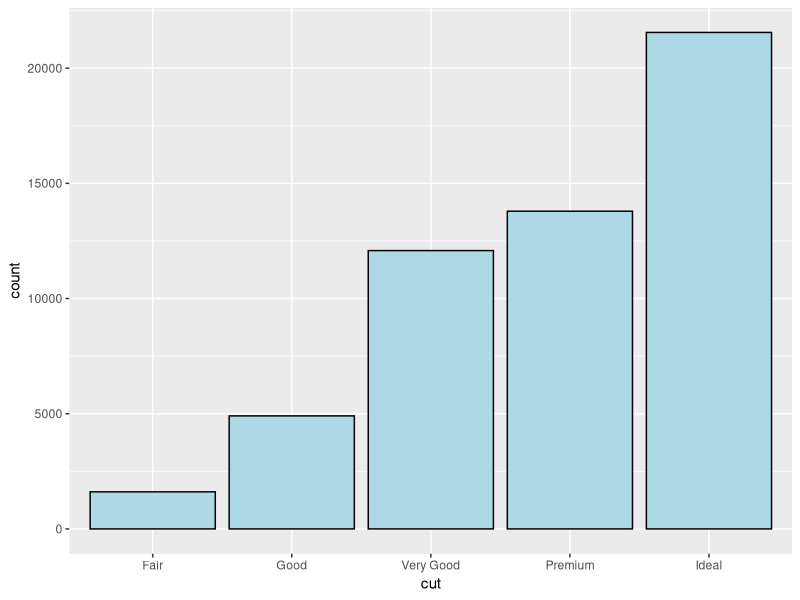
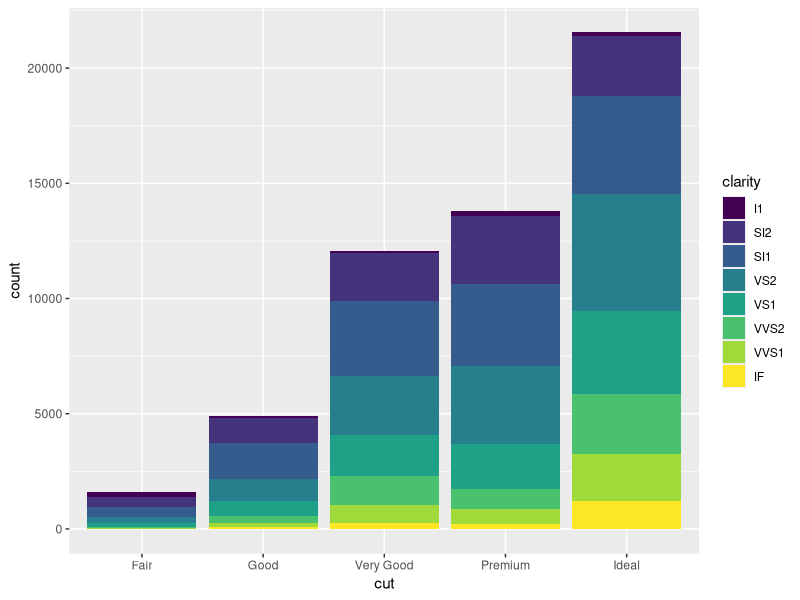
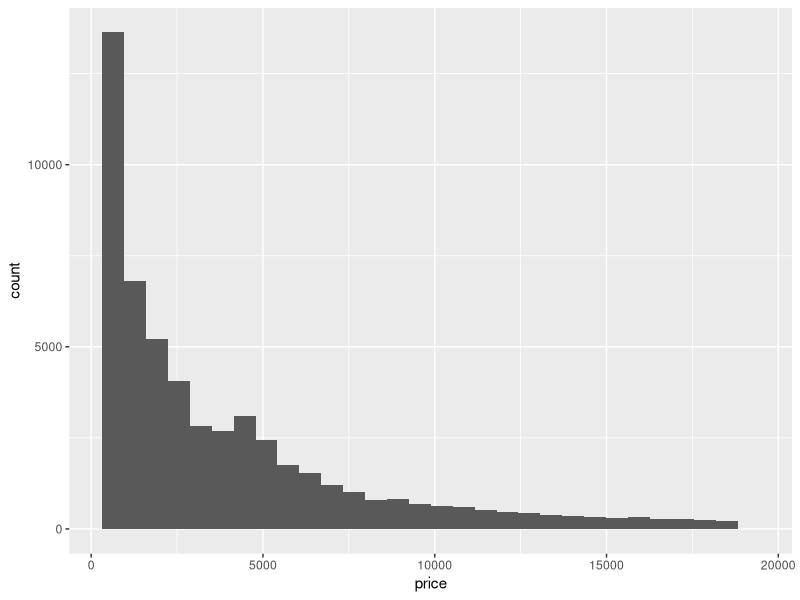
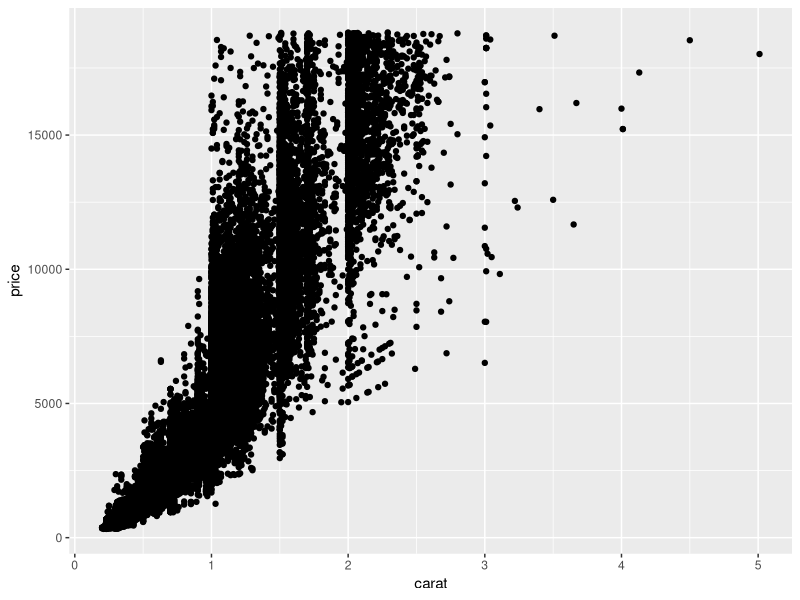
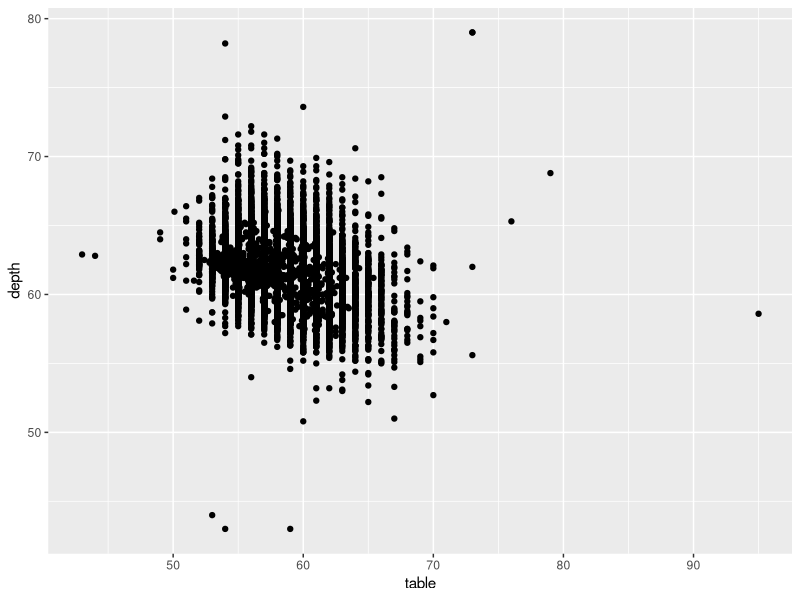
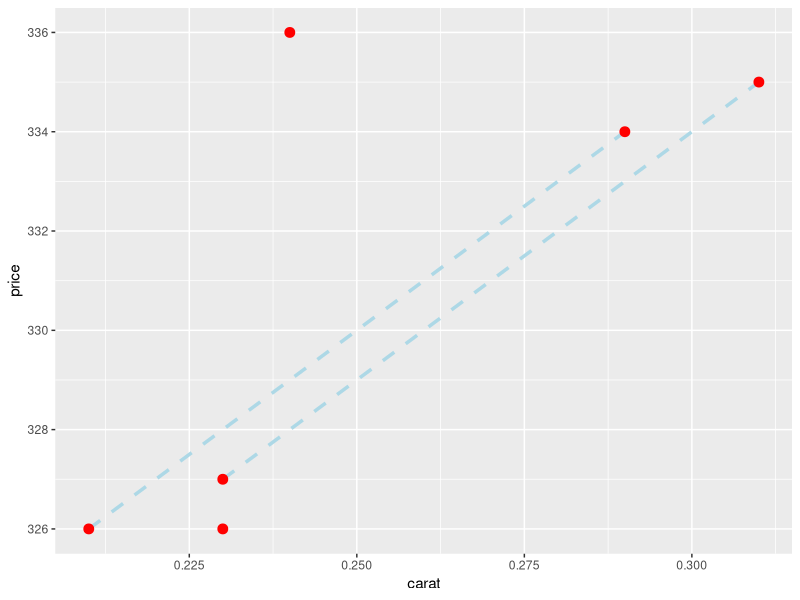
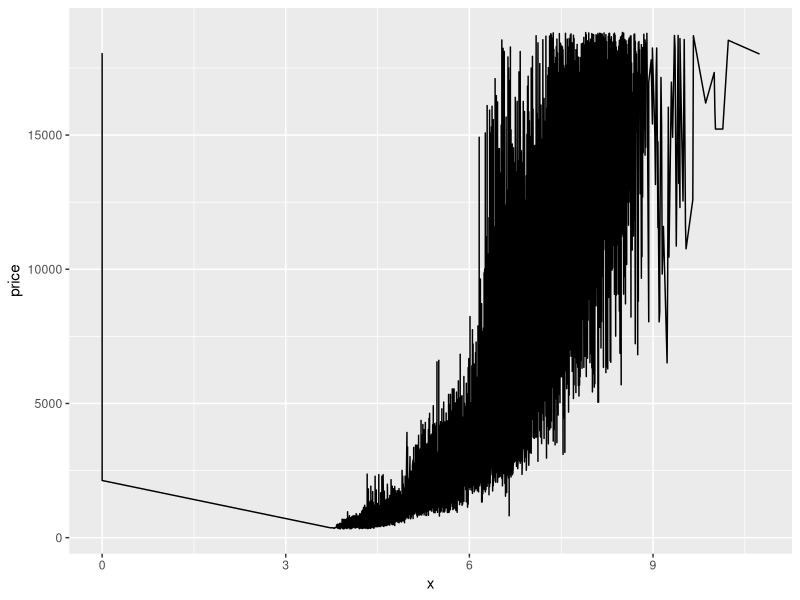

These figures' R source, in order: (Note: this script raises an error after producing the figures.)
library(ggplot2)
diamonds

## 單變數：類別型
ggplot(data = diamonds, aes(x= cut)) + geom_bar(fill = "lightblue", colour="black")

## 雙變數(類別型): 
s <- ggplot(data = diamonds, aes(x= cut, fill = clarity))
s + geom_bar()

## 單變數：連續型
ggplot(data = diamonds, aes(x = price)) + geom_histogram()

## 散佈圖
# - 1.
ggplot(data = diamonds, aes(x=carat,y = price)) + geom_point()
# - 2.
ggplot(data = diamonds, aes(x=table,y = depth)) + geom_point()

## 折線圖
gdata <- head(diamonds)
s <- ggplot(data = gdata, aes(x=carat,y=price, group=cut)) 
s + geom_line(linetype="dashed", color="lightblue", size=1.2) + geom_point(color="red",size=3)

ggplot(data = diamonds, aes(x=x, y= price)) + geom_line()

gdata <- head(rawdate,100)
g <- ggplot(gdata, aes(x=cut, y=price)) 
g + geom_count(col="tomato3")